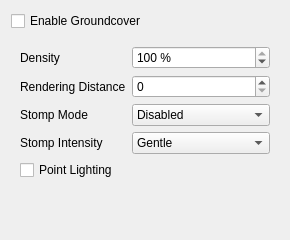
           <widget class="QWidget" name="groundcoverTab">
            <attribute name="title">
             <string>Groundcover</string>
            </attribute>
            <layout class="QVBoxLayout" name="verticalLayoutGroundcover">
             <item>
              <widget class="QCheckBox" name="groundcoverEnabledCheckBox">
               <property name="toolTip">
                <string>Enable separate Groundcover handling in OpenMW.</string>
               </property>
               <property name="text">
                <string>Enable Groundcover</string>
               </property>
              </widget>
             </item>
             <item>
              <widget class="QWidget" name="groundcoverOptionsWidget">
               <layout class="QGridLayout" name="groundcoverGridLayout">
                <item row="0" column="0">
                 <widget class="QLabel" name="groundcoverDensityLabel">
                  <property name="toolTip">
                   <string>Percentage of Groundcover instances to render.</string>
                  </property>
                  <property name="text">
                   <string>Density</string>
                  </property>
                 </widget>
                </item>
                <item row="0" column="1">
                 <widget class="QSpinBox" name="groundcoverDensitySpinBox">
                  <property name="toolTip">
                   <string>Percentage of Groundcover instances to render.</string>
                  </property>
                  <property name="suffix">
                   <string> %</string>
                  </property>
                  <property name="maximum">
                   <number>100</number>
                  </property>
                  <property name="value">
                   <number>100</number>
                  </property>
                 </widget>
                </item>
                <item row="1" column="0">
                 <widget class="QLabel" name="groundcoverRenderingDistanceLabel">
                  <property name="toolTip">
                   <string>Maximum distance in game units at which Groundcover is rendered.</string>
                  </property>
                  <property name="text">
                   <string>Rendering Distance</string>
                  </property>
                 </widget>
                </item>
                <item row="1" column="1">
                 <widget class="QDoubleSpinBox" name="groundcoverRenderingDistanceSpinBox">
                  <property name="toolTip">
                   <string>Maximum distance in game units at which Groundcover is rendered.</string>
                  </property>
                  <property name="decimals">
                   <number>0</number>
                  </property>
                  <property name="maximum">
                   <double>1000000.000000000000000</double>
                  </property>
                  <property name="singleStep">
                   <double>256.000000000000000</double>
                  </property>
                 </widget>
                </item>
                <item row="2" column="0">
                 <widget class="QLabel" name="groundcoverStompModeLabel">
                  <property name="toolTip">
                   <string>Controls how Groundcover reacts to player movement.</string>
                  </property>
                  <property name="text">
                   <string>Stomp Mode</string>
                  </property>
                 </widget>
                </item>
                <item row="2" column="1">
                 <widget class="QComboBox" name="groundcoverStompModeComboBox">
                  <property name="toolTip">
                   <string>Controls how Groundcover reacts to player movement.</string>
                  </property>
                  <item>
                   <property name="text">
                    <string>Disabled</string>
                   </property>
                  </item>
                  <item>
                   <property name="text">
                    <string>Position Only</string>
                   </property>
                  </item>
                  <item>
                   <property name="text">
                    <string>Position and Height</string>
                   </property>
                  </item>
                 </widget>
                </item>
                <item row="3" column="0">
                 <widget class="QLabel" name="groundcoverStompIntensityLabel">
                  <property name="toolTip">
                   <string>Controls the range and amount of Groundcover movement when trampled.</string>
                  </property>
                  <property name="text">
                   <string>Stomp Intensity</string>
                  </property>
                 </widget>
                </item>
                <item row="3" column="1">
                 <widget class="QComboBox" name="groundcoverStompIntensityComboBox">
                  <property name="toolTip">
                   <string>Controls the range and amount of Groundcover movement when trampled.</string>
                  </property>
                  <item>
                   <property name="text">
                    <string>Gentle</string>
                   </property>
                  </item>
                  <item>
                   <property name="text">
                    <string>Normal</string>
                   </property>
                  </item>
                  <item>
                   <property name="text">
                    <string>MGE XE</string>
                   </property>
                  </item>
                 </widget>
                </item>
                <item row="4" column="0" colspan="2">
                 <widget class="QCheckBox" name="groundcoverPointLightingCheckBox">
                  <property name="toolTip">
                   <string>Allow Groundcover to receive lighting from point lights.</string>
                  </property>
                  <property name="text">
                   <string>Point Lighting</string>
                  </property>
                 </widget>
                </item>
               </layout>
              </widget>
             </item>
             <item>
              <spacer name="groundcoverVerticalSpacer">
               <property name="orientation">
                <enum>Qt::Vertical</enum>
               </property>
               <property name="sizeHint" stdset="0">
                <size>
                 <width>20</width>
                 <height>40</height>
                </size>
               </property>
              </spacer>
             </item>
            </layout>
           </widget>
